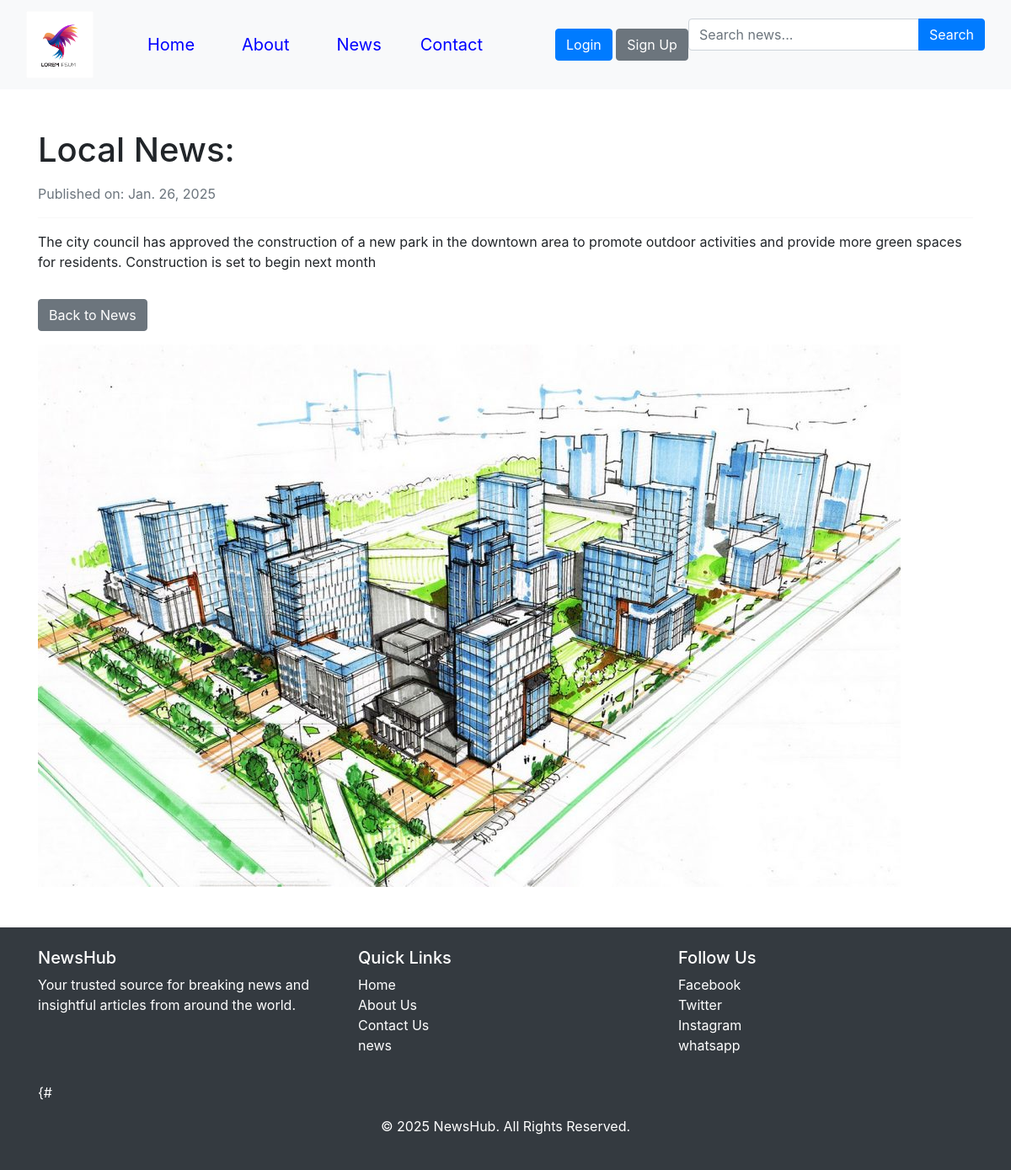
/news/eee/, run on the app's committed database.
### newsapp/models.py (models this page shows, shortened)
class News(models.Model):
    title = models.CharField(max_length=200)
    summary = models.TextField()
    content = models.TextField()
    date = models.DateField(auto_now_add=True)
    image = models.ImageField(upload_to='news/', blank=True, null=True)
    url = models.SlugField(unique=True, max_length=100)

### newsapp/views.py (the view)
# urls.py: path('news/<slug:url>/', news_detail, name='news_detail'), # Single news detail
def news_detail(request, url):
    news = get_object_or_404(News, url=url)
    return render(request, 'news_detail.html', {'news': news})

### templates/news_detail.html
{% extends 'base.html' %}
{% block content %}
  <div class="container py-5">
    <h1 class="mb-3">{{ news.title }}</h1>
    <p class="text-muted">Published on: {{ news.date }}</p>
    <hr>
    <p>{{ news.content }}</p>
    <a href="{% url 'news_list' %}" class="btn btn-secondary mt-3">Back to News</a>
  {% if news.image %}
    <img src="{{ news.image.url }}" class="img-fluid mt-3" alt="{{ news.title }}">
  {% endif %}
  </div>
{% endblock content %}

### data on the page
News: title "Local News:", date "Jan. 26, 2025", content "The city council has approved the construction of a new park in the downtown area to promote outdoor activities and provide more green spaces for residents. Construction is set to begin next month", image (picture)
